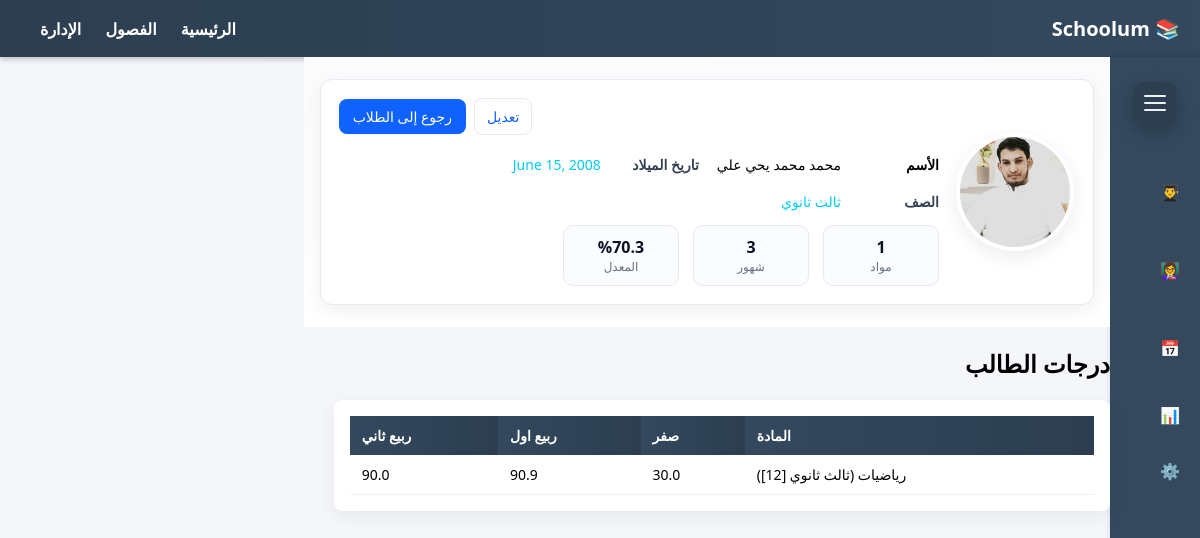
Page /students/profile/872436/ on the committed database.
### core/models.py (models this page shows, shortened)
class Student(models.Model):
    student_id = models.IntegerField(
        unique=True,
        validators=[
            MinValueValidator(1000),
            MaxValueValidator(99999999)
        ],
        verbose_name="الرقم التعريفي"
        )
    name = models.CharField(max_length=30,unique=True, verbose_name="الاسم")
    classroom = models.ForeignKey(ClassRoom, null=False, blank=False, on_delete=models.CASCADE, verbose_name="الصف")
    date_of_birth = models.DateField(null=False, verbose_name="تاريخ الميلاد")
    email = models.EmailField(null=False, verbose_name="البريد الاكتروني")
    photo = models.ImageField(verbose_name="صورة", null=True, blank=True, upload_to="students/photos/")
    class Meta:
        ordering = ["classroom", "name"]
        verbose_name = "طالب"
        verbose_name_plural = "طلاب"

class ClassRoom(models.Model):
    name = models.CharField(max_length=20,unique=True,)
    order = models.PositiveIntegerField(unique=True, validators=[
                                        MinValueValidator(1),
                                        MaxValueValidator(12)
                                        ], verbose_name="المستوى")
    class Meta:
        ordering = ["order", "name"]
        verbose_name = "صف دراسي"
        verbose_name_plural = "صفوف دراسية"
    def __str__(self):
        return f"{self.name} [{self.order}]"

class Month(models.Model):
    name = models.CharField(max_length=20, unique=True, verbose_name="الشهر")
    order = models.PositiveIntegerField(unique=True, validators=[
                                        MinValueValidator(1),
                                        MaxValueValidator(12)
                                        ], verbose_name="المستوى")
    class Meta:
        ordering = ["order", "name"]
        verbose_name = "شهر"
        verbose_name_plural = "شهور"

class Subject(models.Model):
    name = models.CharField(max_length=20, unique=True, verbose_name="المادة")
    classroom = models.ForeignKey(ClassRoom, null=False, blank=False, on_delete=models.CASCADE, verbose_name="الصف", related_name="subjects_by_classroom")
    teacher = models.ForeignKey(Teacher, null=False, blank=False, on_delete=models.CASCADE, verbose_name="المدرس", related_name="subjects_by_teacher")
    def __str__(self):
        return f"{self.name} ({self.classroom})"

### StudentsApp/views.py (the view)
# urls.py: path('profile/<int:student_id>/', profile, name='profile'),
def profile(request, student_id):
    student = get_object_or_404(Student, student_id=student_id)
    student_grades = Grade.objects.filter(grade_fo_student=student)
    subjects = sorted(set(g.grade_fo_subject for g in student_grades), key=lambda s: s.name)
    months = sorted(set(g.month for g in student_grades), key=lambda m: m.order)
    allreat = ( sum(  [gradev.value for gradev in student_grades]  ) / (   (len(months)*len(subjects))*100  ) ) * 100
    allreat = round(allreat, 2)
    rows = []
    for subject in subjects:
        row = {'subject': subject}
        for month in months:
            grade = student_grades.filter(grade_fo_subject=subject, month=month).first()
            row[month.name] = grade.value if grade else '—'
        rows.append(row)
    return render(request, 'profile.html', {
        'months': months,
        'rows': rows,
        'student': student,
        'allreat':allreat,
    })

### StudentsApp/templatetags/custom_tags.py (called while the page is built)
@register.filter
def get_item(dictionary, key):
    return dictionary.get(key, '—')

### StudentsApp/templates/profile.html (shortened to what this page needs)
{% extends 'base.html' %}
{% load static %}
{% block extra_head %}
  <link rel="stylesheet" href="{% static 'css/tablestyle.css' %}">
  <link rel="stylesheet" href="{% static 'css/profile.css' %}">
{% endblock extra_head %}
{% load custom_tags %}
{% block content %}
<section class="profile-section" aria-label="معلومات الطالب">
  <div class="profile-container">
    <div class="profile-avatar">
      {% if student.photo %}
        <img src="{{ student.photo.url }}" alt="صورة {{ student.full_name }}">
      {% else %}
        <img src="{% static 'images/default_avatar.png' %}" alt="صورة افتراضية">
      {% endif %}
    </div>
    <div class="profile-main">
      <div class="profile-row">
        <div class="profile-actions">
          <a href="{% url 'student_edit' student.student_id %}" class="btn btn-outline">تعديل</a>
          <a href="{% url 'students_table' student.classroom.order %}" class="btn">رجوع إلى الطلاب</a>
        </div>
      </div>
      <ul class="profile-meta">
        <li><span class="meta-label" style="color: rgb(0, 0, 0);">الأسم</span><span class="meta-value" style="color: rgb(0, 0, 0);">{{ student.name }}</span></li>
        <li><span class="meta-label">تاريخ الميلاد</span><span class="meta-value" style="color: rgb(0, 205, 241);">{{ student.date_of_birth }}</span></li>
        <li><span class="meta-label">الصف</span><span class="meta-value" style="color: rgb(0, 205, 241);">{{ student.classroom.name }}</span></li>
      </ul>
      <div class="profile-stats" role="group" aria-label="ملخص الطالب">
        <div class="stat">
          <div class="stat-value">{{ rows|length }}</div>
          <div class="stat-label">مواد</div>
        </div>
        <div class="stat">
          <div class="stat-value">{{ months|length }}</div>
          <div class="stat-label">شهور</div>
        </div>
        <div class="stat">
          <div class="stat-value">%{{ allreat|default:"-" }}</div>
          <div class="stat-label">المعدل</div>
        </div>
      </div>
    </div>
  </div>
</section>
<h2>درجات الطالب</h2>
<div class="table-container">
  <table>
    <thead>
      <tr>
        <th>المادة</th>
        {% for month in months %}
          <th>{{ month.name }}</th>
        {% endfor %}
      </tr>
    </thead>
    <tbody>
      {% for row in rows %}
        <tr>
          <td>{{ row.subject }}</td>
          {% for month in months %}
            <td>{{ row|get_item:month.name }}</td>
          {% endfor %}
        </tr>
      {% endfor %}
    </tbody>
  </table>
</div>
{% endblock content %}

### templates/base.html (shortened to what this page needs)
{% load static %}
<!DOCTYPE html>
<html lang="ar">
<head>
    <link rel="stylesheet" href="{% static 'css/basestyle.css' %}">
    {% block extra_head %}{% endblock %}
</head>
<body>
    <header class="navbar">
        <div class="logo">📚 Schoolum</div>
        <nav class="top-nav">
            <a href="/">الرئيسية</a>
            <a href="/students/">الفصول</a>
            <a href="/admin/">الإدارة</a>
        </nav>
    </header>
    <div class="layout">
        <aside class="sidebar collapsed" id="sidebar">
            <button class="menu-toggle" id="menuToggle" onclick="toggleSidebar()" aria-label="Toggle menu">
                <span class="bar"></span>
                <span class="bar"></span>
                <span class="bar"></span>
            </button>
            <ul>
                <li><a href="/students/">👨‍🎓 <span class="label">إدارة الطلاب</span></a></li>
                <li><a href="http://127.0.0.1:8000/teachers/">👩‍🏫 <span class="label">إدارة المعلمين</span></a></li>
                <li><a href="http://127.0.0.1:8000/money/">📅 <span class="label">الجداول الدراسية</span></a></li>
                <li><a href="#">📊 <span class="label">المالية</span></a></li>
                <li><a href="#">⚙️ <span class="label">الإعدادات</span></a></li>
            </ul>
        </aside>
        <main class="main-content">
            {% block content %}{% endblock %}
        </main>
    </div>
</body>
</html>

### _Schoolmuaid_/static/css/basestyle.css (style rules this page uses)
body { margin: 0; font-family: 'Segoe UI', sans-serif; background-color: #f4f6f9; direction: rtl; }
.navbar { background: linear-gradient(90deg, #2c3e50, #34495e); color: white; padding: 15px 20px; display: flex; justify-content: space-between; align-items: center; box-shadow: 0 2px 6px rgba(0,0,0,0.25); }
.navbar .logo { font-size: 20px; font-weight: bold; }
.top-nav a { color: white; text-decoration: none; margin-left: 20px; font-weight: bold; transition: color 0.3s; }
.layout { display: flex; min-height: 100vh; }
.sidebar { width: 220px; background: #34495e; color: white; padding: 15px 10px; transition: width 0.3s ease; box-shadow: 2px 0 8px rgba(0,0,0,0.2); display: flex; flex-direction: column; align-items: flex-start; }
.sidebar.collapsed { width: 70px; }
.menu-toggle { position: relative; width: 42px; height: 42px; background: #2c3e50; border: none; border-radius: 10px; cursor: pointer; margin: 10px auto 20px; box-shadow: 0 6px 16px rgba(0,0,0,0.25); transition: transform 0.25s ease, background 0.25s ease, box-shadow 0.25s ease; display: flex; align-items: center; justify-content: center; }
.menu-toggle .bar { position: absolute; display: block; width: 22px; height: 2.5px; background: #ecf0f1; border-radius: 2px; transition: transform 0.3s ease, opacity 0.25s ease, width 0.25s ease, background 0.25s ease; }
.menu-toggle .bar:nth-child(1) { transform: translateY(-7px); }
.menu-toggle .bar:nth-child(2) { transform: translateY(0); }
.menu-toggle .bar:nth-child(3) { transform: translateY(7px); }
.sidebar ul { list-style: none; padding: 0; width: 100%; }
.sidebar li { margin-bottom: 14px; }
.sidebar a { color: white; text-decoration: none; display: flex; align-items: center; gap: 10px; padding: 10px; border-radius: 8px; transition: background 0.25s ease, transform 0.2s ease, box-shadow 0.25s ease; }

### _Schoolmuaid_/static/css/tablestyle.css (style rules this page uses)
.table-container { background: #fff; padding: 16px; margin-left: 30px; border-radius: 8px; box-shadow: 0 6px 18px rgba(0,0,0,0.06); overflow-x: auto; }
table { width: 100%; border-collapse: collapse; font-size: 14px; text-align: left; }
thead th { background: linear-gradient(90deg,#34495e,#2c3e50); color: #fff; padding: 10px 12px; text-align: left; }
tbody td { padding: 10px 12px; border-bottom: 1px solid #eef2f5; vertical-align: middle; }
.btn { display: inline-block; padding: 8px 12px; background: #1abc9c; color: white; text-decoration: none; border-radius: 6px; margin-bottom: 12px; }
.table-container { background: #fff; padding: 16px; border-radius: 8px; box-shadow: 0 6px 18px rgba(0,0,0,0.06); overflow-x: auto; }

### rows in the picture
Student: photo (picture), name "محمد محمد يحي علي", date_of_birth "June 15, 2008", classroom.name "ثالث ثانوي"
Month: name "صفر", name "30.0"
Month: name "ربيع اول", name "90.9"
Month: name "ربيع ثاني", name "90.0"
Subject: subject "رياضيات (ثالث ثانوي [12])"

### other values in the picture
{{ rows|length }} "1"
{{ months|length }} "3"
{{ allreat|default:"-" }} "70.3"
